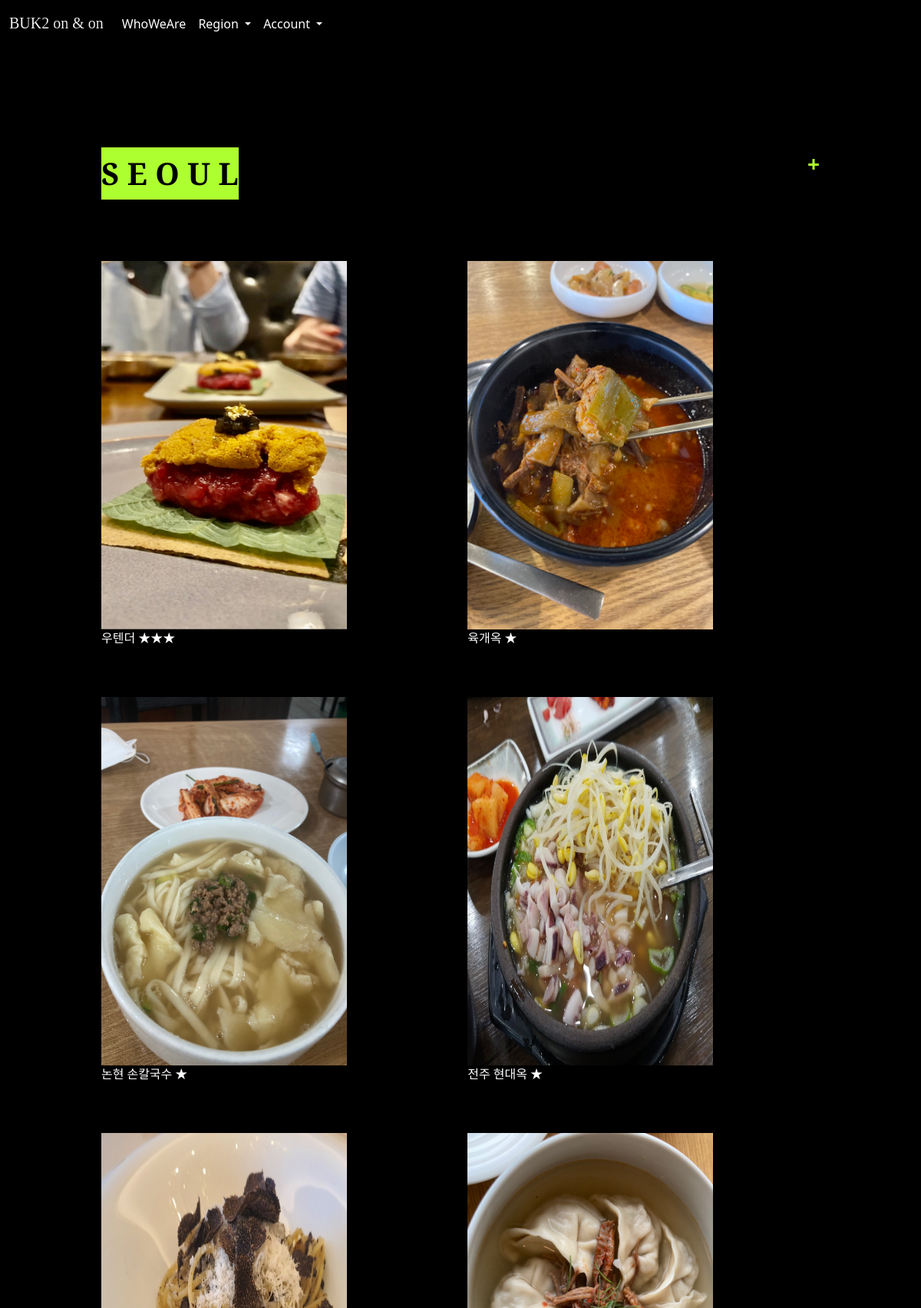
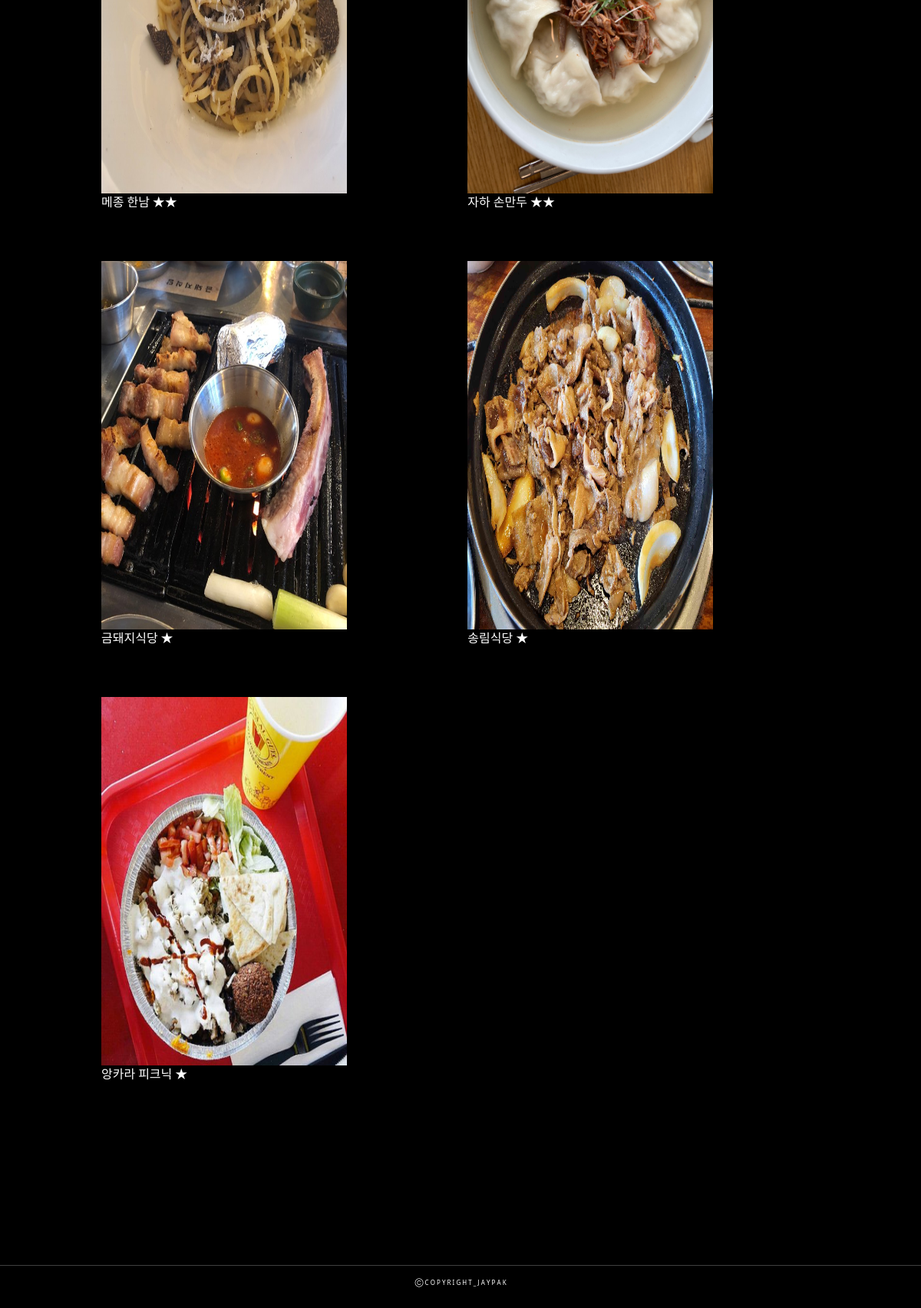
Screenshot of /buk2on_on/seoul/ with the database file from the repository (2 pictures, top to bottom).
### recommends/models.py (models this page shows, shortened)
class Restaurant(models.Model):
    province = (('1','Seoul'),('2','Busan'),('3','etc.'))
    region = models.CharField(max_length=20, choices=province)
    name = models.CharField(max_length = 20)
    adress = models.CharField(max_length=50)
    stars = models.IntegerField()
    bestMenu = models.CharField(max_length=100)
    reason = models.CharField(max_length=200)
    user = models.ForeignKey(settings.AUTH_USER_MODEL, on_delete=models.CASCADE)
    mainImage = models.ImageField()
    created_at = models.DateTimeField(auto_now_add=True)

### recommends/views.py (the view)
# urls.py: path('seoul/', views.seoul_main , name = 'seoul_main'),
def seoul_main(request):
    recommends = Restaurant.objects.filter(region = 1)
    images = Images.objects.all()
    context ={
        'recommends' : recommends,
        'images' : images,
    }
    return render(request, "recommends/seoul_main.html", context)

### recommends/templates/recommends/seoul_main.html (shortened to what this page needs)
{% extends 'base.html' %}
{% load static %}
{% block content %}
<div class="container">
    <div style="display:flex; flex-direction:row; justify-content:space-between; " >
        <h1 class='section_title'>
            S E O U L
        </h1>
        <a id="create"   href="{% url 'buk2on_on:create' %}" >+</a>
    </div>
    <div style ="display:flex; flex-direction:column-reverse; flex-wrap:no-wrap;">
        <div class="a_hover" style ="display:flex; gap: 20px 2%; flex:1 1 auto; flex-direction:row; flex-wrap:wrap; justify-content:flex-start; align-itmes:stretch; ">
            {% for recommend  in recommends %}
            <div style="flex-grow:1; margin-bottom:28px;">
                <div style= "width: 320px; height520px;">
                    <a href="{% url 'buk2on_on:detail' recommend.pk %}"  style="width: 320px; height : 480px; overflow:hidden; margin:0 auto; background-position: center; background-size:cover;">
                        <img id="detail_feed"  src="{{recommend.mainImage.url}}"  alt="{% static 'main_color.jpg' %}" style= "left:-50%; height:480px; width: 320px;" >
                    </a>
                    <div id="detail_feed_text">
                        <p id="detail_feed_text">{{recommend.name}}
                        {% if recommend.stars == 3 %}
                            <span>★★★</span>
                        {% elif recommend.stars == 2 %}
                            <span>★★</span>
                        {% elif recommend.stars == 1 %}
                            <span>★</span>
                        {% elif recommend.stars == 0 %}
                            <span>none</span>
                        {% endif %}
                        </p>
                    </div>
                </div>
            </div>
            {% endfor %}
        </div>
    </div>
</div>
{% endblock content %}

### templates/base.html (shortened to what this page needs)
{% load static %}
<!DOCTYPE html>
<html lang="en">
<head>
  <link href="https://cdn.jsdelivr.net/npm/bootstrap@5.2.0-beta1/dist/css/bootstrap.min.css" rel="stylesheet">
  <link rel="stylesheet" href="https://cdnjs.cloudflare.com/ajax/libs/font-awesome/5.8.2/css/all.min.css"/>
  <link rel="stylesheet" href="{% static 'css/style.css' %}">
</head>
<body style="background-color: black ; color:white; box-sizing: border-box; ">
    <div class ="main_nav" >
        <nav class="navbar navbar-dark navbar-expand-lg" style="background: rgba(0, 0, 0, .5); position:fixed;width: 100%; top: 0%;">
            <div class="container-fluid" >
                <a class="navbar-brand" href="{% url 'buk2on_on:index' %}" style="color:white ; font-family:impact ;-webkit-text-stroke-width: 0.01rem;-webkit-text-stroke-color:black;"> BUK2 on & on </a>
                <div class="collapse navbar-collapse" id="navbarSupportedContent"  >
                    <ul class="navbar-nav me-auto mb-2 mb-lg-0" >
                        <li class="nav-item" style='margin-top:0.2rem;'>
                            <a class="nav-link" href='https://www.notion.so/hphk-edu/f63f5d9b2f314af1a081e4ba556db742?v=b42bccc9c40843468e7b53c6ef72e5b4' style="color:white">
                                WhoWeAre
                            </a>
                        </li>
                        <li class="nav-item dropdown" style='margin-top:0.2rem;'>
                            <a class="nav-link dropdown-toggle" href="#" role="button" data-bs-toggle="dropdown" aria-expanded="false"style="color:white">
                            Region
                            </a>
                        </li>
                        {% if request.user.is_authenticated%}
                        {% else %}
                            <li class="nav-item dropdown" style='margin-top:0.2rem;'>
                                <a class="nav-link dropdown-toggle" href="#" role="button" data-bs-toggle="dropdown" aria-expanded="false"style="color:white">
                                    Account
                                </a>
                            </li>
                        {% endif %}
                    </ul>
                </div>
            </div>
        </nav>
    </div>
  <div>
    {% block content %}
    {% endblock content %}
  </div>
  <hr>
</body>
<footer>Ⓒ C O P Y R I G H T _ J A Y P A K</footer>
</html>

### static/css/style.css (style rules this page uses)
.container { width:80%; }
.main_nav { z-index : 2 ; }
footer { z-index : 3 ; position: relative; text-align: center; width: 100%; bottom: 2rem; font-size: 0.5rem; }
.section_title { color: black; margin-bottom: 5rem; font-family: 'Playfair Display', serif; background-color: greenyellow; font-weight : bold; padding-top : 10px; padding-bottom : 10px; }
#detail_feed_text { font-family: Gowun Batang, serif; }
#create { text-decoration: none; color: greenyellow; float: right; font-size: 28px; font-weight: bold; }

### rows the page displays
Restaurant: mainImage (picture), name "우텐더"
Restaurant: mainImage (picture), name "육개옥"
Restaurant: mainImage (picture), name "논현 손칼국수"
Restaurant: mainImage (picture), name "전주 현대옥"
Restaurant: mainImage (picture), name "메종 한남"
Restaurant: mainImage (picture), name "자하 손만두"
Restaurant: mainImage (picture), name "금돼지식당"
Restaurant: mainImage (picture), name "송림식당"
Restaurant: mainImage (picture), name "앙카라 피크닉"
